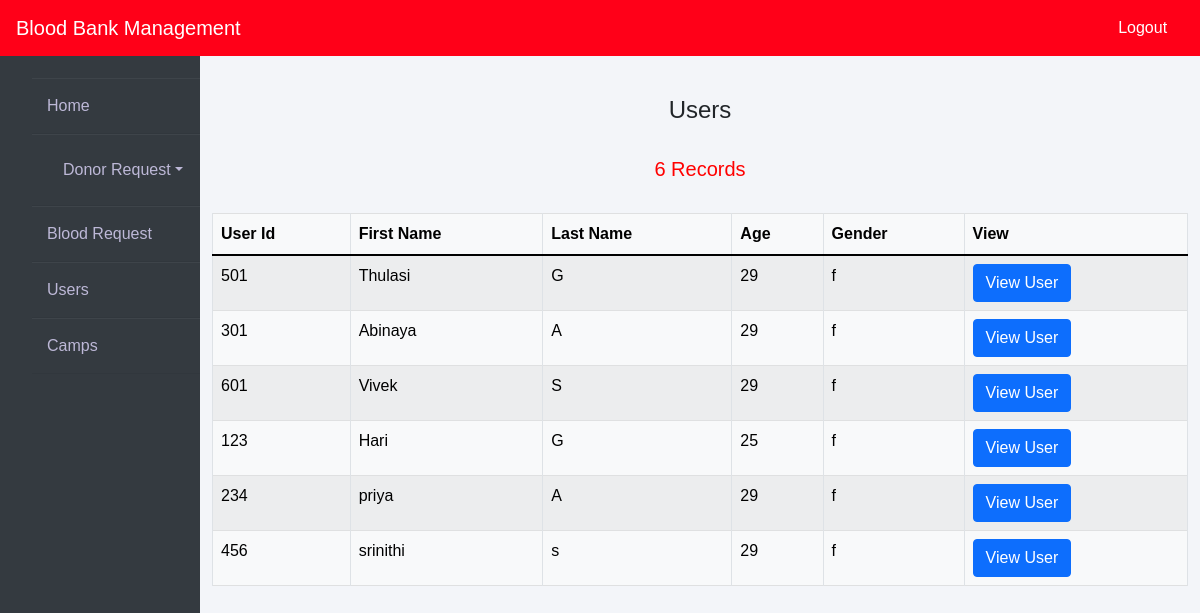
The page /users.php on the database its author committed.
### tables this page shows
CREATE TABLE `user` (
  `userid` varchar(30) NOT NULL,
  `password` varchar(30) NOT NULL,
  `first_name` varchar(30) NOT NULL,
  `last_name` varchar(30) NOT NULL,
  `phone_number` varchar(30) NOT NULL,
  `gender` varchar(20) NOT NULL,
  `blood_type` varchar(30) NOT NULL,
  `age` int(10) NOT NULL
);

### users.php (the view, shortened to what this page needs)
<!DOCTYPE html>
<html lang="en">
<head>
    <link rel="stylesheet" href="https://maxcdn.bootstrapcdn.com/bootstrap/4.0.0/css/bootstrap.min.css">
    <link href="https://cdn.jsdelivr.net/npm/bootstrap@5.0.2/dist/css/bootstrap.min.css" rel="stylesheet">
    <link rel="stylesheet" href="https://cdnjs.cloudflare.com/ajax/libs/font-awesome/5.14.0/css/all.css">
    <link rel="stylesheet" href = "css/home.css">
</head>
<body>
    <nav class="navbar navbar-expand-lg navbar-light fixed-top bg-danger">
        <a style="color:white;" class="navbar-brand" href="users.php">Blood Bank Management</a>
        <div class="navbar-collapse collapse w-100 order-3 dual-collapse2">
            <ul class="navbar-nav ml-auto">
                <li class="nav-item">
                <a class="nav-link" style="color: white;" href="admin_login.php">Logout &nbsp;</a>
                </li>
            </ul>
        </div>
      </nav>
    <br><br>
    <div class="wrapper">
    <div class="sidebar">
        <ul>
            <li><a style="text-decoration:none;" href="admin.php">Home</a></li>
            <li class="nav-item dropdown">
                        <a class="nav-link dropdown-toggle" data-toggle="dropdown">Donor Request</a>
                    </li>
            <li><a style="text-decoration:none;" href="admin_blood_request.php">Blood Request</a></li>
            <li><a style="text-decoration:none;" href="users.php"> Users</a></li>
            <li><a style="text-decoration:none;" href="camp.php"> Camps</a></li>
        </ul>
    </div>
    <div class = "main_content">
        <br><br>
        <div class="container">
            <H4 class="text-center">Users</H4><br>
        <?php
            include 'database.php';
            $sql = "SELECT * FROM user";
            $result = mysqli_query($con,$sql);
            $num_rows = mysqli_num_rows($result);
         ?>
        <h5 class="text-center" style="color: red;"><?php echo $num_rows; ?> Records</h5><br>
            <table class="table table-light table-hover table-bordered table-striped">
                <thead class="bg-info">
                    <tr>
                        <th scope="col">User Id</th>
                        <th scope="col">First Name</th>
                        <th scope="col">Last Name</th>
                        <th scope="col">Age</th>
                        <th scope="col">Gender</th>
                        <th scope="col">View</th>
                    </tr>
                </thead>
                <tbody>
                <?php
                    while ($row = mysqli_fetch_assoc($result)){
                        echo "<tr>";
                            echo "<td>" . $row['userid'] . "</td>";
                            echo "<td>" . $row['first_name'] . "</td>";
                            echo "<td>" . $row['last_name'] . "</td>";
                            echo "<td>" . $row['age'] . "</td>";
                            echo "<td>" . $row['gender'] . "</td>";
                            echo "<td><form method = 'post' action = 'user_details.php'>
                            <input type = 'submit' name = 'view' value = 'View User' class='btn btn-primary badge-pill' >
                            <input type = 'hidden' name = 'userid' value = '" . $row['userid'] ."'>
                            </form></td>";
                        echo "</tr>";
                    }
                ?>
                </tbody>
            </table>
        </div>
    </div>
</div>
</body>
</html>

### css/home.css (style rules this page uses)
* { margin: 0; padding: 0; box-sizing: border-box; list-style: none; text-decoration: none; font-family: 'Josefin Sans', sans-serif; }
body { background-color: #f3f5f9; }
.bg-danger { background-color: #ff0018!important; }
.wrapper { display: flex; position: relative; }
.wrapper .sidebar { width: 200px; height: 100%; background: #343a40; padding: 30px 0px; position: fixed; }
.wrapper .sidebar ul li { padding: 15px; border-bottom: 1px solid #bdb8d7; border-bottom: 1px solid rgba(0,0,0,0.05); border-top: 1px solid rgba(255,255,255,0.05); }
.wrapper .sidebar ul li a { color: #bdb8d7; display: block; }
.wrapper .main_content { width: 100%; margin-left: 200px; }
.wrapper { margin: 0 auto; }
input { outline: none; margin: 0; border: none; -webkit-box-shadow: none; -moz-box-shadow: none; box-shadow: none; font-size: 14px; font-family: inherit; }

### rows shown on the page
user: userid "501", first_name "Thulasi", last_name "G", age "29", gender "f"
user: userid "301", first_name "Abinaya", last_name "A", age "29", gender "f"
user: userid "601", first_name "Vivek", last_name "S", age "29", gender "f"
user: userid "123", first_name "Hari", last_name "G", age "25", gender "f"
user: userid "234", first_name "priya", last_name "A", age "29", gender "f"
user: userid "456", first_name "srinithi", last_name "s", age "29", gender "f"

### other values the page prints
$num_rows "6"
